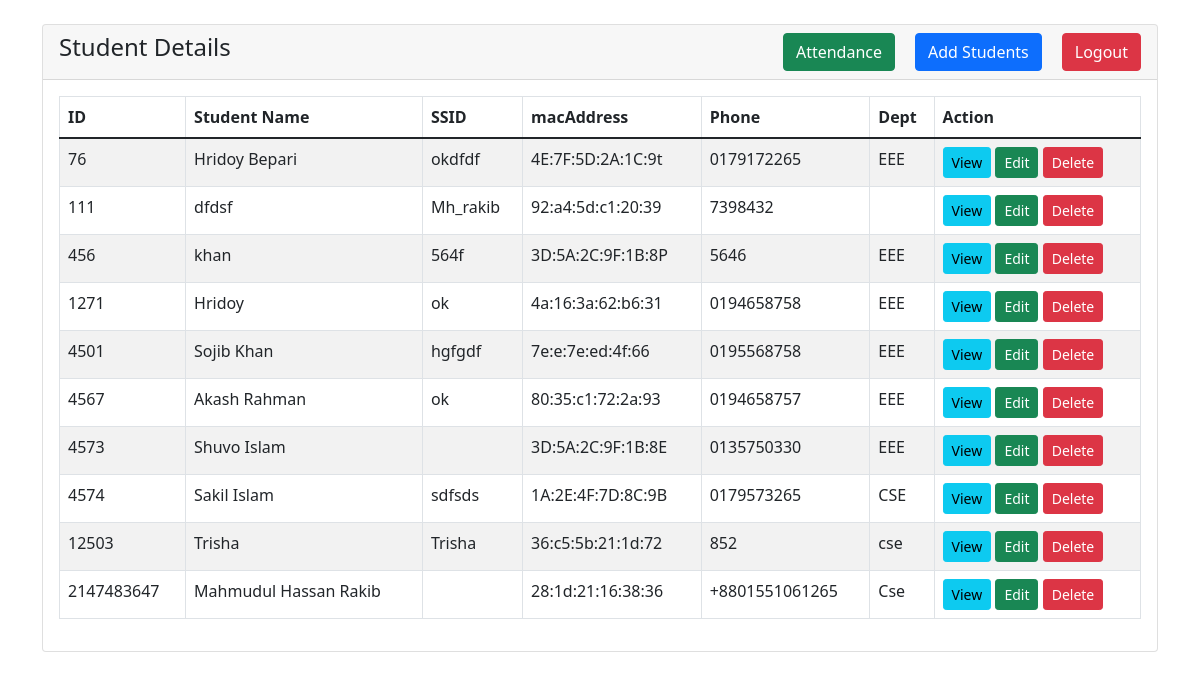
/student-details.php, run on the app's committed database.
### tables this page shows
CREATE TABLE `students` (
  `id` int(50) NOT NULL,
  `name` varchar(191) DEFAULT NULL,
  `ssid` varchar(100) NOT NULL,
  `macAddress` varchar(191) NOT NULL,
  `phone` varchar(191) NOT NULL,
  `course` varchar(191) NOT NULL
);

### student-details.php (the view, shortened to what this page needs)
<?php
    require 'dbcon.php';
?>
<!doctype html>
<html lang="en">
  <head>
    <link href="https://cdn.jsdelivr.net/npm/bootstrap@5.1.3/dist/css/bootstrap.min.css" rel="stylesheet">
</head>
<body>
    <div class="container mt-4">
        <div class="row">
            <div class="col-md-12">
                <div class="card">
                    <div class="card-header">
                        <h4>Student Details
                            <a href="index.php" class="btn btn-danger float-end">Logout</a>
                            <a style="margin-right: 20px" href="student-create.php" class="btn btn-primary float-end">Add Students</a>
                            <a style="margin-right: 20px" href="attendance.php" class="btn btn-success float-end">Attendance</a>
                        </h4>
                    </div>
                    <div class="card-body">
                        <table class="table table-bordered table-striped">
                            <thead>
                                <tr>
                                    <th>ID</th>
                                    <th>Student Name</th>
                                    <th>SSID</th>
                                    <th>macAddress</th>
                                    <th>Phone</th>
                                    <th>Dept</th>
                                    <th>Action</th>
                                </tr>
                            </thead>
                            <tbody>
                                <?php
                                    $query = "SELECT * FROM students";
                                    $query_run = mysqli_query($con, $query);
                                    if(mysqli_num_rows($query_run) > 0)
                                    {
                                        foreach($query_run as $student)
                                        {
                                            ?>
                                            <tr>
                                                <td><?= $student['id']; ?></td>
                                                <td><?= $student['name']; ?></td>
                                                <td><?= $student['ssid']; ?></td>
                                                <td><?= $student['macAddress']; ?></td>
                                                <td><?= $student['phone']; ?></td>
                                                <td><?= $student['course']; ?></td>
                                                <td>
                                                    <a href="student-view.php?id=<?= $student['id']; ?>" class="btn btn-info btn-sm">View</a>
                                                    <a href="student-edit.php?id=<?= $student['id']; ?>" class="btn btn-success btn-sm">Edit</a>
                                                    <form action="code.php" method="POST" class="d-inline">
                                                        <button type="submit" name="delete_student" value="<?=$student['id'];?>" class="btn btn-danger btn-sm">Delete</button>
                                                    </form>
                                                </td>
                                            </tr>
                                            <?php
                                        }
                                    }
                                    else
                                    {
                                        echo "<h5> No Record Found </h5>";
                                    }
                                ?>
                            </tbody>
                        </table>
                    </div>
                </div>
            </div>
        </div>
    </div>
</body>
</html>

### data on the page
students: id "76", name "Hridoy Bepari", ssid "okdfdf", macAddress "4E:7F:5D:2A:1C:9t", phone "0179172265", course "EEE"
students: id "111", name "dfdsf", ssid "Mh_rakib", macAddress "92:a4:5d:c1:20:39", phone "7398432"
students: id "456", name "khan", ssid "564f", macAddress "3D:5A:2C:9F:1B:8P", phone "5646", course "EEE"
students: id "1271", name "Hridoy", ssid "ok", macAddress "4a:16:3a:62:b6:31", phone "0194658758", course "EEE"
students: id "4501", name "Sojib Khan", ssid "hgfgdf", macAddress "7e:e:7e:ed:4f:66", phone "0195568758", course "EEE"
students: id "4567", name "Akash Rahman", ssid "ok", macAddress "80:35:c1:72:2a:93", phone "0194658757", course "EEE"
students: id "4573", name "Shuvo Islam", macAddress "3D:5A:2C:9F:1B:8E", phone "0135750330", course "EEE"
students: id "4574", name "Sakil Islam", ssid "sdfsds", macAddress "1A:2E:4F:7D:8C:9B", phone "0179573265", course "CSE"
students: id "12503", name "Trisha", ssid "Trisha", macAddress "36:c5:5b:21:1d:72", phone "852", course "cse"
students: id "2147483647", name "Mahmudul Hassan Rakib", macAddress "28:1d:21:16:38:36", phone "+8801551061265", course "Cse"
